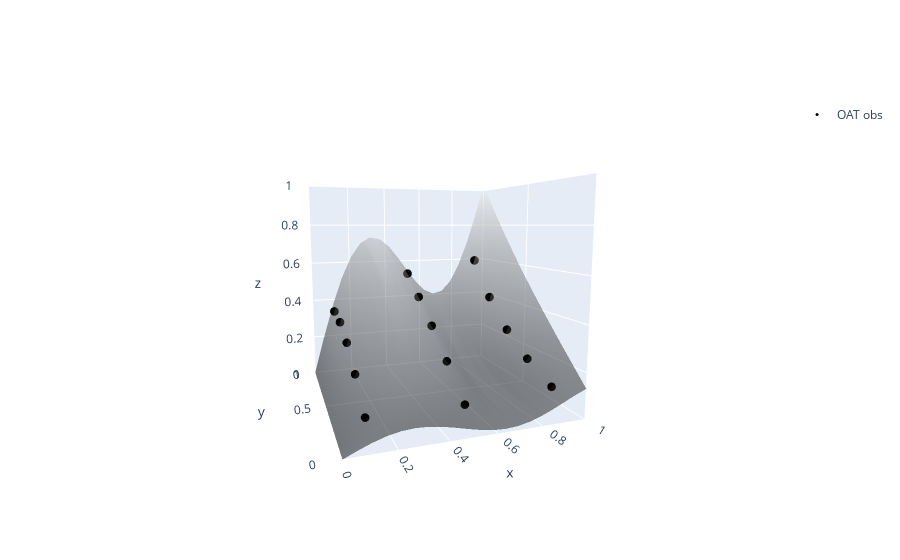

Notebook code for this chart:
### Code cell
# make x,y grid for plotting surfaces
mx, my = np.mgrid[0:1:20j,0:1:20j]
# calculate true function for surface plotting
Xsurf=np.vstack([mx.flatten(),my.flatten()]).T
# calculate true surface
mz=black_box_func(mx.flatten(), my.flatten()).reshape(mx.shape)


# Plot the result
fig = go.FigureWidget()

fig.add_surface(x=mx, y=my, z=mz, name='true function',
                colorscale='Gray', opacity=0.5, showscale=False,
               colorbar={'title':'std','len':0.5, 'thickness':20})
fig.add_scatter3d(x=X_oat[:,0], y=X_oat[:,1], z=y_oat, mode='markers',
                  marker={'symbol':'circle', 'color':'black', 'size':3},
                  name='OAT obs', showlegend=True)

fig.update_layout(scene={'xaxis':{'range':[0,1]},
                         'yaxis':{'range':[0,1]},
                         'zaxis':{'range':[0,1]},
                         'aspectratio':{'x':1,'y':1,'z':1},
                         'camera':{
                            'eye':{'x':-0.7, 'y':-2., 'z':0.3}}
                        })

fig.show()

### Figure 1 — Plotly figure (JSON) as saved in the notebook; plotly's stock layout.template omitted (floating-point values rounded to 4 significant figures; data arrays with more than 128 entries replaced by an {"elided": "..."} marker saying what was removed)
{"data": [{"colorbar": {"len": 0.5, "thickness": 20, "title": {"text": "std"}}, "colorscale": [[0, "rgb(0, 0, 0)"], [0.09091, "rgb(16, 16, 16)"], [0.1818, "rgb(38, 38, 38)"], [0.2727, "rgb(59, 59, 59)"], [0.3636, "rgb(81, 80, 80)"], [0.4545, "rgb(102, 101, 101)"], [0.5455, "rgb(124, 123, 122)"], [0.6364, "rgb(146, 146, 145)"], [0.7273, "rgb(171, 171, 170)"], [0.8182, "rgb(197, 197, 195)"], [0.9091, "rgb(224, 224, 223)"], [1, "rgb(254, 254, 253)"]], "name": "true function", "opacity": 0.5, "showscale": false, "type": "surface", "uid": "dcbd6595-e6e6-4381-b05e-ba4c3e87a4cf", "x": {"elided": "20x20 float values"}, "y": {"elided": "20x20 float values"}, "z": {"elided": "20x20 float values"}}, {"marker": {"color": "black", "size": 3, "symbol": "circle"}, "mode": "markers", "name": "OAT obs", "showlegend": true, "type": "scatter3d", "uid": "5c80e350-2aad-4e89-bc26-eda91120ad45", "x": [0.1, 0.1, 0.1, 0.1, 0.1, 0.5, 0.5, 0.5, 0.5, 0.5, 0.9, 0.9, 0.9, 0.9, 0.9], "y": [0.1, 0.3, 0.5, 0.7, 0.9, 0.1, 0.3, 0.5, 0.7, 0.9, 0.1, 0.3, 0.5, 0.7, 0.9], "z": [0.09708, 0.1997, 0.2823, 0.3348, 0.3522, 0.09368, 0.2143, 0.33, 0.4381, 0.5374, 0.1194, 0.1863, 0.2807, 0.4162, 0.5998]}], "layout": {"scene": {"aspectratio": {"x": 1, "y": 1, "z": 1}, "camera": {"eye": {"x": -0.7, "y": -2, "z": 0.3}}, "xaxis": {"range": [0, 1]}, "yaxis": {"range": [0, 1]}, "zaxis": {"range": [0, 1]}}}}
